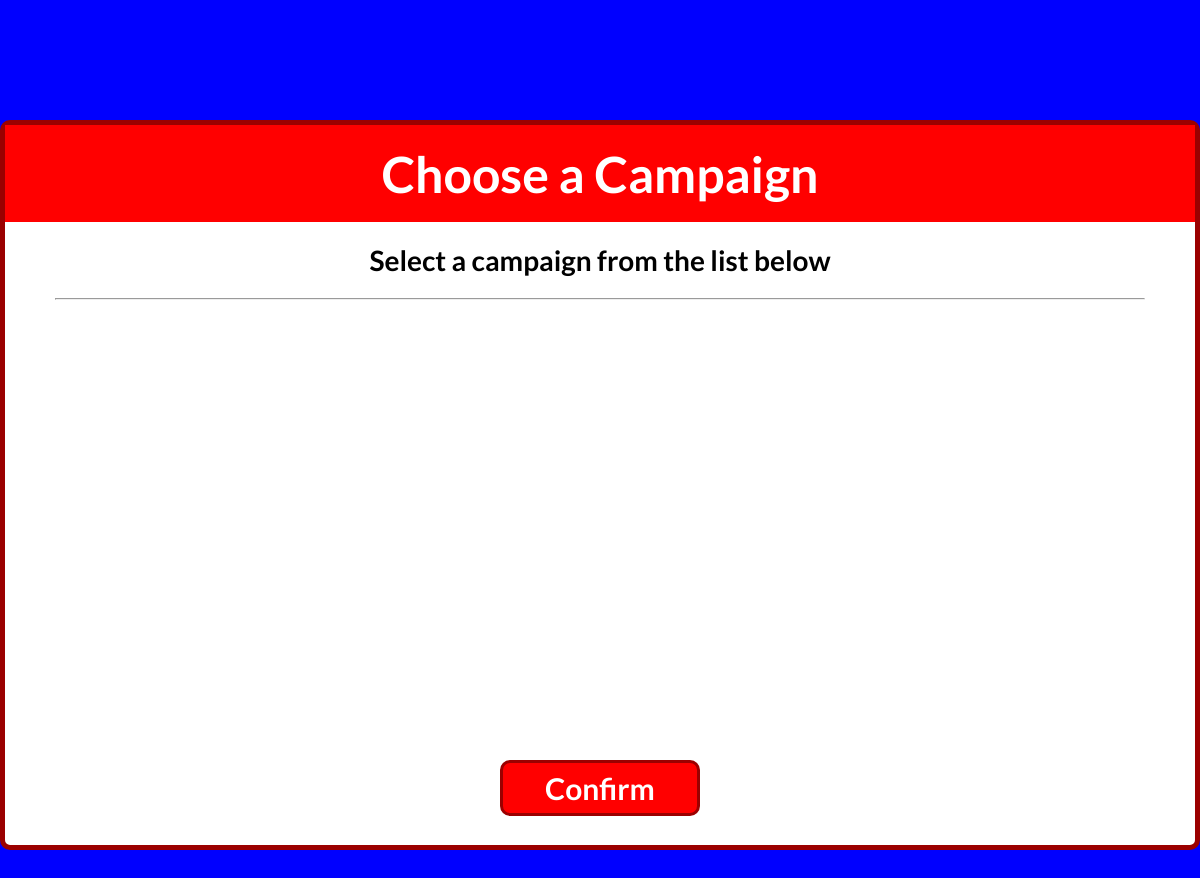
/anon/selectcampaign, run on an earlier commit of the app's database.
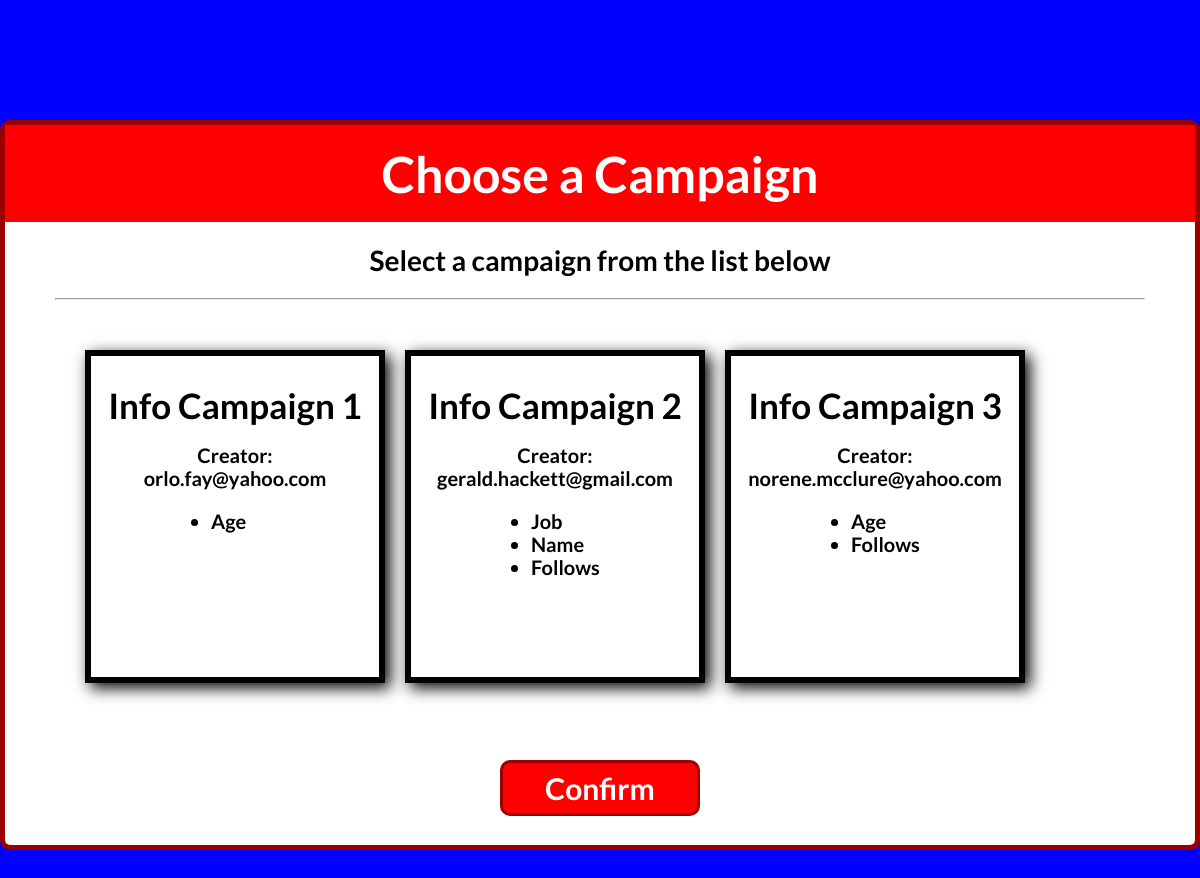
And on a later commit of the database.
### anon/models.py (models this page shows, shortened)
class Campaign(models.Model):
    name = models.CharField(max_length=50, primary_key=True)
    creator = models.ForeignKey(Provider, on_delete=models.CASCADE)
    attributes = models.ManyToManyField(Attribute, blank=True)
    relationships = models.ManyToManyField(Relationship, blank=True)

class Provider(models.Model):
    email = models.EmailField(primary_key=True)
    pwd = models.CharField(max_length=30)
    def __str__(self) -> str:
        return self.email

class Attribute(models.Model):
    name = models.CharField(max_length=50, primary_key=True)
    def __str__(self) -> str:
        return self.name

class Relationship(models.Model):
    name = models.CharField(max_length=50, primary_key=True)
    def __str__(self) -> str:
        return self.name

### anon/views.py (the view)
# urls.py: path('selectcampaign', views.selectCampaign, name="selectCampaign"),
def selectCampaign(req):
    if req.method == "POST":
        campaign = req.POST.get('selected-campaign')
        if campaign != "":
            req.session["sel-camp"] = campaign
            return redirect('/anon/campaigndata')
    campaigns = Campaign.objects.all()
    return render(req, 'anon/selectcampaign.html', {'campaigns': campaigns})

### anon/templates/anon/selectcampaign.html (shortened to what this page needs)
{% load static %}
<!DOCTYPE html>
<html lang="en">
    <head>
        <link rel="stylesheet" href="{% static 'anon/css/selectcampaign.css' %}">
        <link rel="stylesheet" href="https://cdn.jsdelivr.net/npm/bootstrap-icons@1.9.1/font/bootstrap-icons.css">
        <link rel="stylesheet" href="https://cdnjs.cloudflare.com/ajax/libs/normalize/8.0.1/normalize.min.css">
    </head>
    <body>
        <div class="section">
            <div class="title">
                <h1>Choose a Campaign</h1>
            </div>
            <div class="container">
                <h3>Select a campaign from the list below</h3>
                <hr>
                <form style="height: 410px;" method="post">
                    <div class="campaigns">
                        {% for campaign in campaigns %}
                            <div id="campaign-{{ forloop.counter }}" class="campaign">
                                <h2 id="campaign-name-{{ forloop.counter }}">{{ campaign.name }}</h2>
                                <p>Creator: <br><span id="creator-name-{{ forloop.counter }}">{{ campaign.creator }}</span></p>
                                <ul>
                                    {% for attr in campaign.attributes.all %}
                                        <li>{{ attr }}</li>
                                    {% endfor %}
                                    {% for rel in campaign.relationships.all %}
                                        <li>{{ rel }}</li>
                                    {% endfor %}
                                </ul>
                            </div>
                        {% endfor %}
                    </div>
                    <div class="button_div">
                        <button id="button-confirm-choice" type="submit" name="button" class="button">Confirm</button>
                    </div>
                </form>
            </div>
        </div>
    </body>
</html>

### anon/static/anon/css/selectcampaign.css (style rules this page uses)
body { background-color: blue; font-family: 'Lato', sans-serif; }
.section { border: 5px solid #9B0000; border-radius: 10px; max-width: 1300px; margin: 120px auto; height: 730px; position: relative; background: white; }
.title { background-color: red; color: white; padding: 5px; font-size: 25px; line-height: 20px; text-align: center; }
.container { height: 420px; }
.container h3 { text-align: center; font-size: 28px; font-weight: bold; line-height: 20px; }
.container hr { margin-left: 50px; margin-right: 50px; }
.campaigns { margin: 20px 50px; padding: 20px; height: 100%; display: flex; overflow-x: scroll; overflow-y: hidden; }
.campaign { width: 300px; margin: 10px; height: 90%; display: inline-block; padding: 10px; border: 6px solid black; transition: all .3s ease-in-out; box-shadow: 5px 5px 15px black; }
.campaign h2 { text-align: center; font-size: 35px; line-height: 20px; }
.campaign p { text-align: center; font-size: 20px; font-weight: bold; }
.campaign ul { margin: 0 70px 0; }
.campaign ul li { font-size: 20px; font-weight: bold; }
.button_div { text-align: center; margin-top: 10px; }
.button { margin: 10px 30px; width: 200px; color: white; background: red; border: 3px solid #9B0000; border-radius: 10px; font-size: 30px; line-height: 30px; font-weight: bold; padding: 10px; transition: .3s all ease-in-out; }
*, *::before, *::after { -webkit-box-sizing: border-box; -moz-box-sizing: border-box; box-sizing: border-box; }

What changed in the data, as far as the page shows it:
added Campaign: name "Info Campaign 1", creator "orlo.fay@yahoo.com"
added Attribute: name "Age"
added Campaign: name "Info Campaign 2", creator "gerald.hackett@gmail.com"
added Attribute: name "Job", shown under "Info Campaign 2"
added Attribute: name "Name", shown under "Info Campaign 2"
added Relationship: name "Follows"
added Campaign: name "Info Campaign 3", creator "norene.mcclure@yahoo.com"
